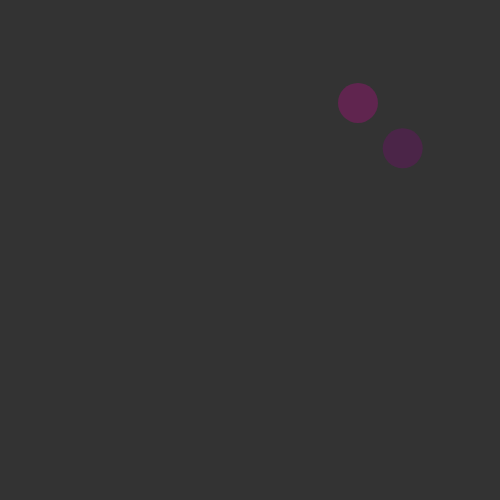
Frame 1 (no input)
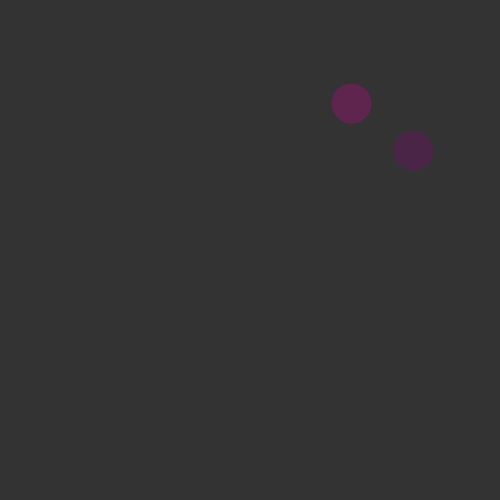
Frame 60 (no input)
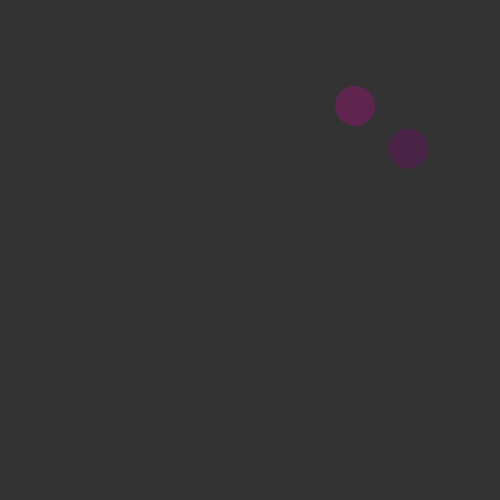
Frame 120 (the mouse pressed at the canvas centre since frame 60)

The p5.js sketch that drew these frames (run headless with seeded random() and noise() and a simulated clock; from frame 60 on, the mouse is pressed at the canvas centre):

// p5.js sketch
// ── sketch.js
var cells = [];

function setup() {
	createCanvas(500, 500);
	cells.push(new Cell());
	cells.push(new Cell());
}

function draw() {
	background(51);
	for (var i = 0; i < cells.length; i++) {
		cells[i].move();
		cells[i].show();
	}
}

function mousePressed() {
	for (var i = cells.length - 1; i >= 0; i--) {
		if (cells[i].clicked(mouseX, mouseY)) {
			//console.log("CLOCKE1!");
			cells.push(cells[i].mitosis());
			cells.push(cells[i].mitosis());
		}
	}
}
// ── cell.js
function Cell(pos, r, c) {
	if (pos) {
		this.pos = pos.copy();
	} else {
		this.pos = createVector(random(width), random(height));
	}
	
	this.r = r || 40;
	this.c = c || color(random(100,255), 0, random(100,255), 70);
	
	this.clicked = function(x, y) {
		var d = dist(this.pos.x, this.pos.y, x, y);
		if (d < this.r) {
			return true;
		} else {
			return false;
		}
	}
	
	this.mitosis = function() {
		var cell = new Cell(this.pos, this.r/2, this.c);
		return cell;
	}
	
	this.move = function() {
		var vel = p5.Vector.random2D();
		this.pos.add(vel);
	}
	
	this.show = function() {
		noStroke();
		fill(this.c);
		ellipse(this.pos.x, this.pos.y, this.r, this.r);
	}
}
